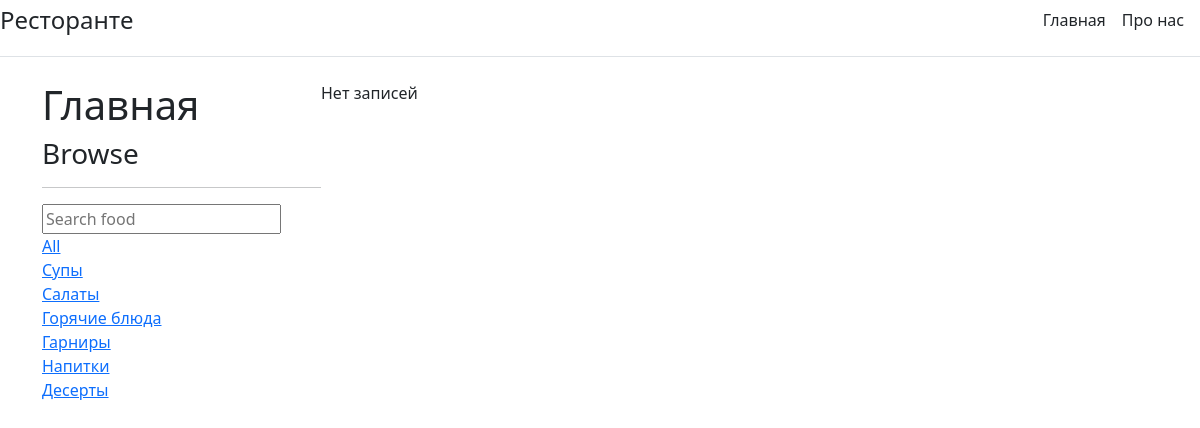
The app's page /, older data.
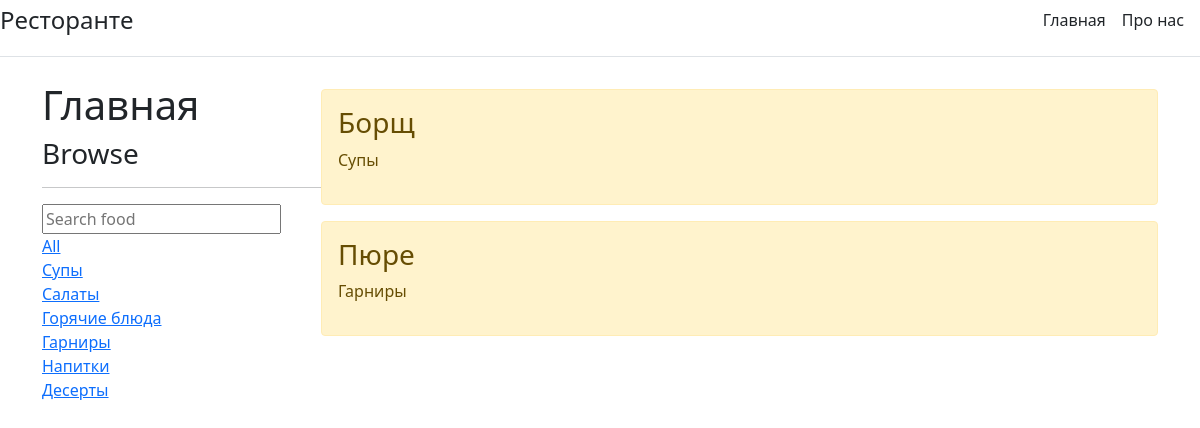
The same page, newer data.
### app/models.py (models this page shows, shortened)
class DishType(models.Model):
    title = models.CharField(max_length=50, verbose_name="Тип блюда")
    def __str__(self):
        return self.title
    class Meta:
        verbose_name = u"Тип блюда"
        verbose_name_plural = u"Типы блюд"

class Dish(models.Model):
    title = models.CharField(max_length=50, verbose_name="Название блюда")
    dish_type = models.ForeignKey('DishType', verbose_name="Тип блюда", on_delete=models.SET_NULL, null=True)
    description = models.TextField(verbose_name="Описание блюда")
    class Meta:
        verbose_name = u"Блюдо"
        verbose_name_plural = u"Список Блюд"

### app/views.py (the view)
# urls.py: path('', views.index, name='home'),
def index(request):
    q = request.GET.get('q') if request.GET.get('q') is not None else ''
    dishes = Dish.objects.filter(
        Q(dish_type__title__icontains=q) |
        Q(title__icontains=q)
    )
    dish_types = DishType.objects.all()
    context = {'title': 'Главная', 'dishes': dishes, 'dish_types': dish_types}
    return render(request, 'app/index.html', context)

### templates/app/index.html (shortened to what this page needs)
{% extends "app/base.html" %}
{% block content %}
    <div class="home-container">
        <div>
            <h1>Главная</h1>
            <h3>Browse</h3>
            <hr>
            <form method="get" action={% url 'home' %}>
                <input type="text" name="q" placeholder="Search food"/>
            <div>
                <a href="{% url 'home' %}">All</a>
            </div>
            {% for dish_type in dish_types %}
                <div>
                    <a href="{% url 'home' %}?q={{ dish_type.title }}">{{ dish_type.title }}</a>
                </div>
            {% endfor %}
        </div>
        <div>
            <div>
                {% if dishes %}
                    {% for dish in dishes %}
                        <div class="alert alert-warning mt-2">
                            <h3>{{ dish.title }}</h3>
                            <p>{{ dish.dish_type }}</p>
                        </div>
                    {% endfor %}
                {% else %}
                    <p>Нет записей</p>
                {% endif %}
            </div>
        </div>
    </div>
{% endblock %}

### templates/app/base.html (shortened to what this page needs)
<!doctype html>
<html lang="ru">
<head>
    <link rel="stylesheet" href="https://cdn.jsdelivr.net/npm/bootstrap@5.1.3/dist/css/bootstrap.min.css">
</head>
<body>
<div class="d-flex flex-column flex-md-row align-items-center pb-3 mb-4 border-bottom">
    <a href="/" class="d-flex align-items-center text-dark text-decoration-none">
        <span class="fs-4">Ресторанте</span>
    </a>
    <nav class="d-inline-flex mt-2 mt-md-0 ms-md-auto">
        <a class="me-3 py-2 text-dark text-decoration-none" href="{% url 'home' %}">Главная</a>
        <a class="me-3 py-2 text-dark text-decoration-none" href="{% url 'about' %}">Про нас</a>
    </nav>
</div>
<div class="container">
    {% block content %}{% endblock %}
</div>
</body>
</html>

### templates/app/index.html (style rules this page uses)
.home-container { display: grid; grid-template-columns: 1fr 3fr; }

Row changes from the older to the newer data that the page shows:
added Dish: title "Борщ", dish_type "Супы"
added Dish: title "Пюре", dish_type "Гарниры"
Text that changed along with them:
text no longer shown: "Нет записей"
